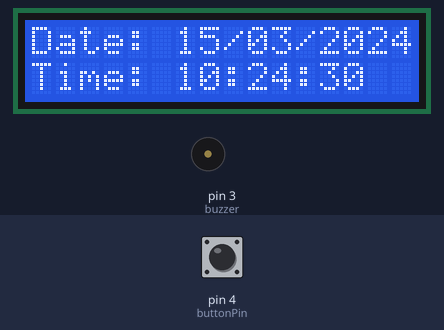
Recording of a program running on a simulated Arduino Uno, built with avr-gcc and run on an emulated ATmega328P. On the bench: 16×2 character LCD, buzzer (waves = sounding, pin HIGH). Inputs (shaded band) come from the test bench; at power-on: pin 4 (buttonPin) HIGH. The local clock reads 2024-03-15 10:24:30 at power-on unless the program sets it.

Above: at 0.1 s.
At 7.1 s:
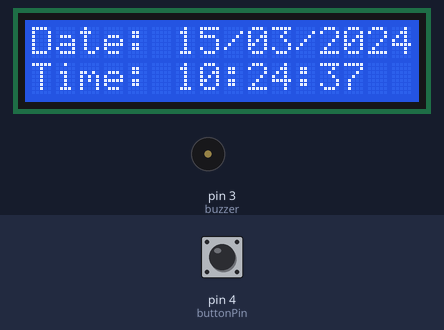
At 12.1 s:
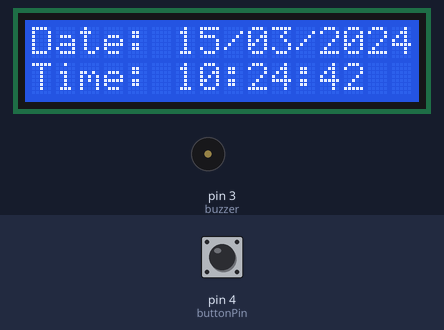
At 18.1 s:
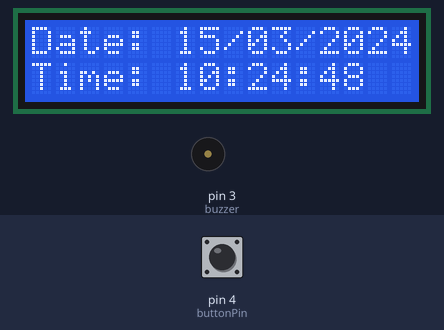
At 28.1 s:
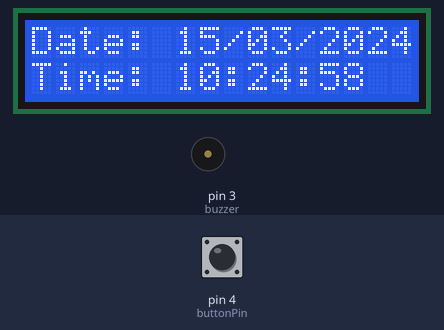
At 37.2 s:
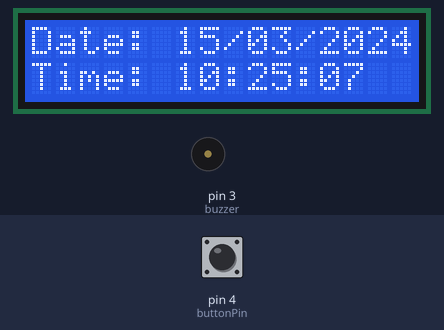

The program:

main.cpp
```cpp
#include <Arduino.h>
#include <LiquidCrystal_I2C.h>
#include <ThreeWire.h>
#include <RtcDS1302.h>

LiquidCrystal_I2C lcd(0x27, 16, 2);

ThreeWire myWire(7, 6, 8);
RtcDS1302<ThreeWire> Rtc(myWire);

// Pins
int buttonPin = 4;
int buzzer = 3;

// =============================
// SET YOUR ALARM TIME HERE
// =============================
int alarmHour = 18;       // 18 = 6 PM
int alarmMinute = 33;     // 30 minutes

bool alarmOn = false;
bool alarmStopped = false;

void setup() {

  lcd.init();
  lcd.backlight();
  lcd.clear();

  Rtc.Begin();

  // Button uses internal pull-up resistor
  pinMode(buttonPin, INPUT_PULLUP);

  pinMode(buzzer, OUTPUT);

  // Make sure buzzer starts OFF
  digitalWrite(buzzer, LOW);

  // Uncomment this ONCE to set the RTC
  // to your computer's compile date/time.
  //
  // RtcDateTime currentTime = RtcDateTime(__DATE__, __TIME__);
  // Rtc.SetDateTime(currentTime);
}

void loop() {

  RtcDateTime now = Rtc.GetDateTime();

  // =============================
  // DISPLAY DATE
  // =============================

  lcd.setCursor(0, 0);
  lcd.print("Date: ");

  if (now.Day() < 10)
    lcd.print("0");

  lcd.print(now.Day());
  lcd.print("/");

  if (now.Month() < 10)
    lcd.print("0");

  lcd.print(now.Month());
  lcd.print("/");

  lcd.print(now.Year());

  // =============================
  // DISPLAY TIME
  // =============================

  lcd.setCursor(0, 1);
  lcd.print("Time: ");

  if (now.Hour() < 10)
    lcd.print("0");

  lcd.print(now.Hour());
  lcd.print(":");

  if (now.Minute() < 10)
    lcd.print("0");

  lcd.print(now.Minute());
  lcd.print(":");

  if (now.Second() < 10)
    lcd.print("0");

  lcd.print(now.Second());

  // =============================
  // RESET ALARM STOP
  // =============================

  if (now.Minute() != alarmMinute) {
    alarmStopped = false;
  }

  // =============================
  // CHECK ALARM TIME
  // =============================

  if (now.Hour() == alarmHour &&
      now.Minute() == alarmMinute &&
      !alarmStopped) {

    alarmOn = true;
  }

  // =============================
  // BUTTON
  // =============================

  int buttonState = digitalRead(buttonPin);

  // INPUT_PULLUP means:
  // LOW = button pressed
  // HIGH = button not pressed

  if (buttonState == LOW) {

    alarmOn = false;
    alarmStopped = true;
  }

  // =============================
  // BUZZER
  // =============================

  if (alarmOn) {
    digitalWrite(buzzer, HIGH);
  }
  else {
    digitalWrite(buzzer, LOW);
  }

  delay(100);
}
```

Measured:
- what the display in image 1 shows lasts 1.0 s, from 7.1 s to 8.1 s
